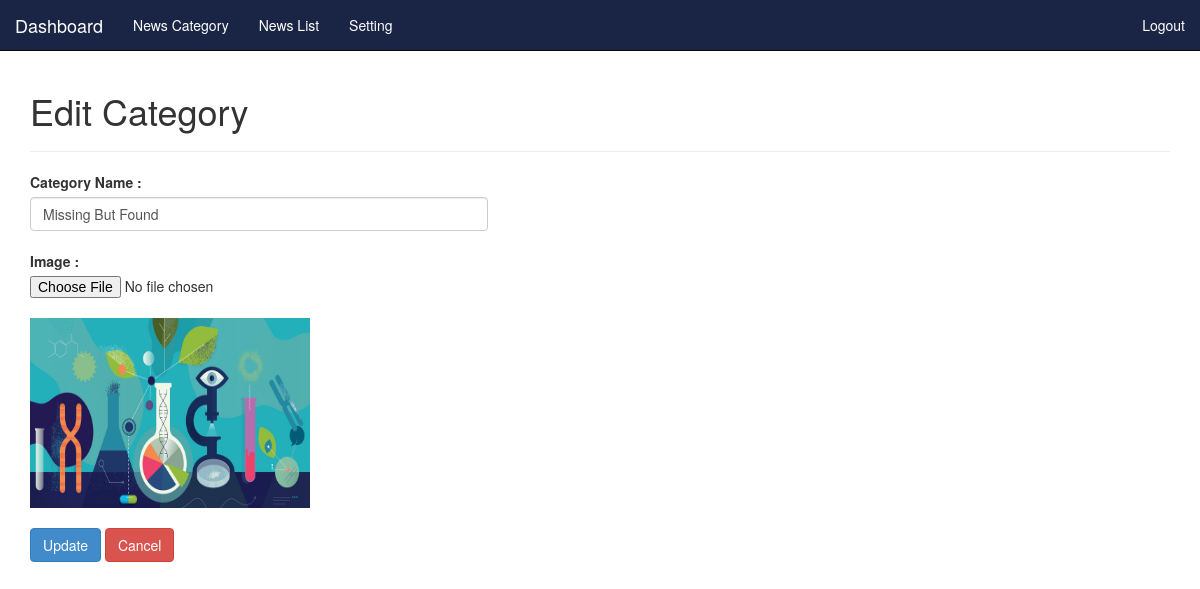
Page /admin/edit-category.php?id=3 (signed in) on the committed database.
### tables this page shows
CREATE TABLE `tbl_news_category` (
  `cid` int(11) NOT NULL,
  `category_name` varchar(20) NOT NULL,
  `category_image` text NOT NULL,
  `status` int(11) NOT NULL DEFAULT 1
);

### admin/includes/edit-category-form.php (the view, shortened to what this page needs)
<?php
	include_once('connect_database.php');
?>
<div id="content" class="container col-md-12">
	<?php
		if(isset($_GET['id'])){
			$ID = $_GET['id'];
		}else{
			$ID = "";
		}
		$data = array();
		$sql_query = "SELECT *
				FROM tbl_news_category
				WHERE cid = ?";
		$stmt = $connect->stmt_init();
		if($stmt->prepare($sql_query)) {
			$stmt->bind_param('s', $ID);
			$stmt->execute();
			$stmt->store_result();
			$stmt->bind_result($data['cid'],
					$data['category_name'],
					$data['category_image'],
					$data['status']
					);
		}
	?>
	<div class="col-md-12">
		<h1>Edit Category</h1>
		<hr />
	</div>
	<div class="col-md-5">
		<form method="post"
			enctype="multipart/form-data">
			<label>Category Name :</label><?php echo isset($error['category_name']) ? $error['category_name'] : '';?>
			<input type="text" class="form-control" name="category_name" value="<?php echo $data['category_name']; ?>"/>
			<br/>
			<label>Image :</label><?php echo isset($error['category_image']) ? $error['category_image'] : '';?>
			<input type="file" name="category_image" id="category_image" /><br />
			<img src="upload/category/<?php echo $data['category_image']; ?>" width="280" height="190"/>
			<br/><br/>
			<input type="submit" class="btn-primary btn" value="Update" name="btnEdit"/>
			<input type="submit" class="btn-danger btn" value="Cancel" name="btnCancel"/>
		</form>
	</div>
</div>

### rows in the picture
tbl_news_category: category_name "Missing But Found", category_image (picture)
